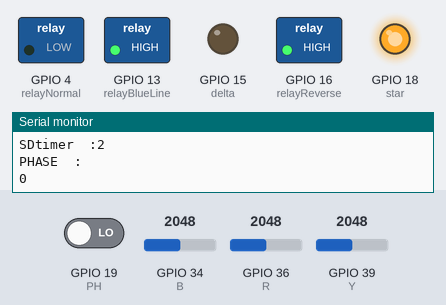
Bench run of a sketch on a simulated ESP32. On the bench: switched loads named in the sketch (green lamp = pin HIGH), output pins drawn as LEDs (lit = HIGH), the last lines printed to the serial monitor. The inputs (shaded band) are chosen by the test bench; at power-on: GPIO 34 (B) = 2048, GPIO 19 (PH) LOW, GPIO 36 (R) = 2048, GPIO 39 (Y) = 2048.

Above: at 1.2 s.
1.3 s: GPIO 34 (B) set to 1943
At 3.3 s:
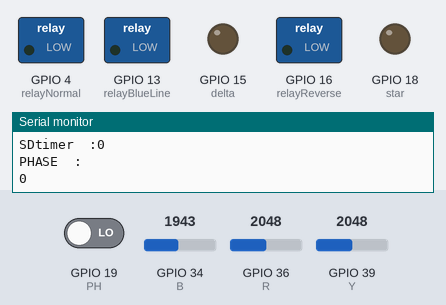
3.7 s: GPIO 34 (B) set to 2231
5.6 s: GPIO 34 (B) set to 2348
At 7.2 s:
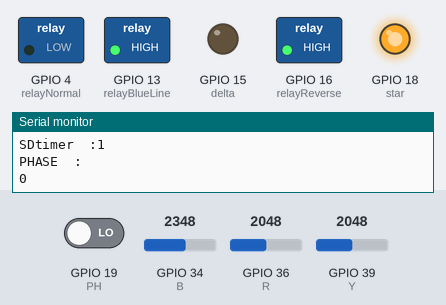
8.1 s: GPIO 19 (PH) driven HIGH
At 10.0 s:
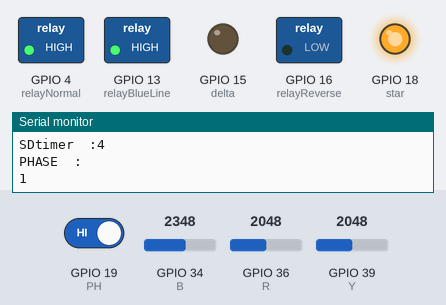
10.3 s: GPIO 19 (PH) driven LOW
At 18.1 s:
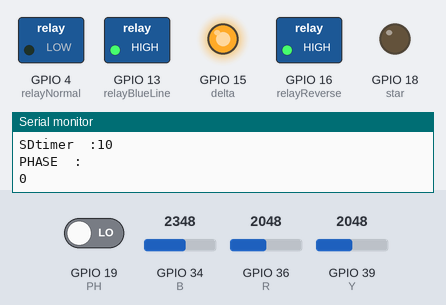
Timing chart, 0 to 19.1 s (numbered marks = the images above; inputs shaded):
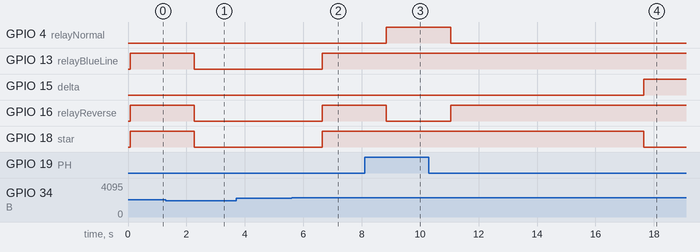

The sketch:

phaseCorrector_Outline_v6.ino
```cpp
#define R 36                             /* Assign Multiplexer control pin S0 connect to pin D0 of NodeMCU */
#define Y 39                             /* Assign Multiplexer contorl pin S1 connect to pin D1 of NodeMCU */
#define B 34                            /* Assign SIG pin as Analog output for all 3 channels of Multiplexer to pin A0 of NodeMCU */
#define PH 19

#define relayNormal 4
#define relayReverse 16
#define relayBlueLine 13
#define star 18
#define delta 15
int SDtimer = 0;
int SDtimerThreshold = 10;

int sensorRValue =3000;
int sensorYValue = 3000;
int sensorBValue = 3000;


int LL = 2000;
int LH = 2300;
int HL = 3300;
int HH =3440;
bool PHASE;
bool ReadPhase[3] ={0};
bool FAULT_R =0;
bool FAULT_Y =0;
bool FAULT_B = 0;
bool FAULT = 0;
void readAmplitudeAverage(){
  int sensorR = 0;
for(int x = 0 ; x < 100 ; x++)
    {
    sensorR = sensorR + analogRead(R);

    delayMicroseconds(100);

    }

sensorRValue = sensorR/100;
delayMicroseconds(10);


int sensorY = 0;
for(int x = 0 ; x < 100 ; x++)
    {
    sensorY = sensorY + analogRead(Y);
    delayMicroseconds(100);
    }
 sensorYValue = sensorY/100;
delayMicroseconds(10);

int sensorB = 0;
for(int x = 0 ; x < 100; x++)
    {
    sensorB = sensorB + analogRead(B);
    delayMicroseconds(100);
    }
sensorBValue = sensorB/100;
delayMicroseconds(10);

}

void verifyThreshold(){

 if ((sensorRValue>=LH) && (sensorRValue<=HL)){    FAULT_R = 0;  }
else
{if (((sensorRValue>=LL) && (sensorRValue<LH)) ||((sensorRValue>HL) && (sensorRValue<=HH))){}
  else{    FAULT_R = 1;  }
}
//  ---------------------------------------------
 if ((sensorYValue>=LH) && (sensorYValue<=HL)){FAULT_Y = 0;  }
else
{if (((sensorYValue>=LL) && (sensorYValue<LH)) ||((sensorYValue>HL) && (sensorYValue<=HH))){}
  else{ FAULT_Y = 1;}
}
//  ---------------------------------------------
 if ((sensorBValue>=LH) && (sensorBValue<=HL)){FAULT_B = 0;  }
else
{if (((sensorBValue>=LL) && (sensorBValue<LH)) ||((sensorBValue>HL) && (sensorBValue<=HH))){}
  else{    FAULT_B = 1;  }
}
//  ---------------------------------------------
FAULT = FAULT_R || FAULT_Y || FAULT_B;
}


void shutoffRelays(){
  digitalWrite(relayNormal, LOW);
  digitalWrite(relayReverse, LOW);
  digitalWrite(relayBlueLine, LOW);
  digitalWrite(star, LOW);
  digitalWrite(delta, LOW);


 }

void triggerRelays(){
for(int x = 0 ; x < 3 ; x++)
    {
   ReadPhase[x] = digitalRead(PH);
    delayMicroseconds(1000);
    }
if ((ReadPhase[0] == ReadPhase[1]) &&  (ReadPhase[1] == ReadPhase[2])) {
  PHASE = ReadPhase[0];
  }


  if (PHASE == HIGH){
    digitalWrite(relayNormal, HIGH);
    digitalWrite(relayReverse, LOW);
   digitalWrite(relayBlueLine, HIGH);
  }
  else{
    digitalWrite(relayNormal, LOW);
    digitalWrite(relayReverse, HIGH);
   digitalWrite(relayBlueLine, HIGH);
  }
}


void setup() {
Serial.begin(9600);
pinMode(R,INPUT);
pinMode(Y,INPUT);
pinMode(B,INPUT);
pinMode(PH, INPUT);
pinMode(relayNormal,OUTPUT);
pinMode(relayReverse,OUTPUT);
pinMode(relayBlueLine,OUTPUT);
pinMode(star,OUTPUT);
pinMode(delta,OUTPUT);
  digitalWrite(relayNormal, LOW);
   digitalWrite(relayReverse, LOW);
   digitalWrite(relayBlueLine, LOW);
      digitalWrite(star, LOW);
   digitalWrite(delta, LOW);
}

void loop() {

  readAmplitudeAverage();
  verifyThreshold();

  Serial.print("R value =   ");
  Serial.println(sensorRValue);
  Serial.print("Y value =   ");
  Serial.println(sensorYValue);
  Serial.print("B value =   ");
  Serial.println(sensorBValue);
  Serial.print("Fault =   ");
  Serial.println(FAULT);


  if(FAULT == HIGH){

      shutoffRelays();
          SDtimer = 0;
    }
  else{
    triggerRelays();

    if (SDtimer < SDtimerThreshold) {
      SDtimer++;
      digitalWrite(star, HIGH);
      digitalWrite(delta, LOW);

       Serial.println("star");
    }
    else {
      digitalWrite(star, LOW);
      digitalWrite(delta, HIGH);

       Serial.println("delta");
  }
  }
    Serial.print("SDtimer  :" );
    Serial.println(SDtimer);
    Serial.println("PHASE  :");
    Serial.println(PHASE);
    delay(1000);

}
```

Measured:
- the behaviour switches between 2000 and 1999 on GPIO 34 (B) (found by bisection; images 0 and 1)
- the behaviour switches between 2299 and 2300 on GPIO 34 (B) (found by bisection; images 1 and 2)
- after the input at 1.3 s, GPIO 13 (relayBlueLine), GPIO 16 (relayReverse), GPIO 18 (star): HIGH → LOW after 0.97 s
- after the input at 5.6 s, GPIO 13 (relayBlueLine), GPIO 16 (relayReverse), GPIO 18 (star): LOW → HIGH after 1.0 s
- after the input at 8.1 s, GPIO 4 (relayNormal): LOW → HIGH after 0.75 s; GPIO 16 (relayReverse): HIGH → LOW after 0.75 s
- after the input at 10.3 s, GPIO 4 (relayNormal): HIGH → LOW after 0.75 s; GPIO 16 (relayReverse): LOW → HIGH after 0.75 s
